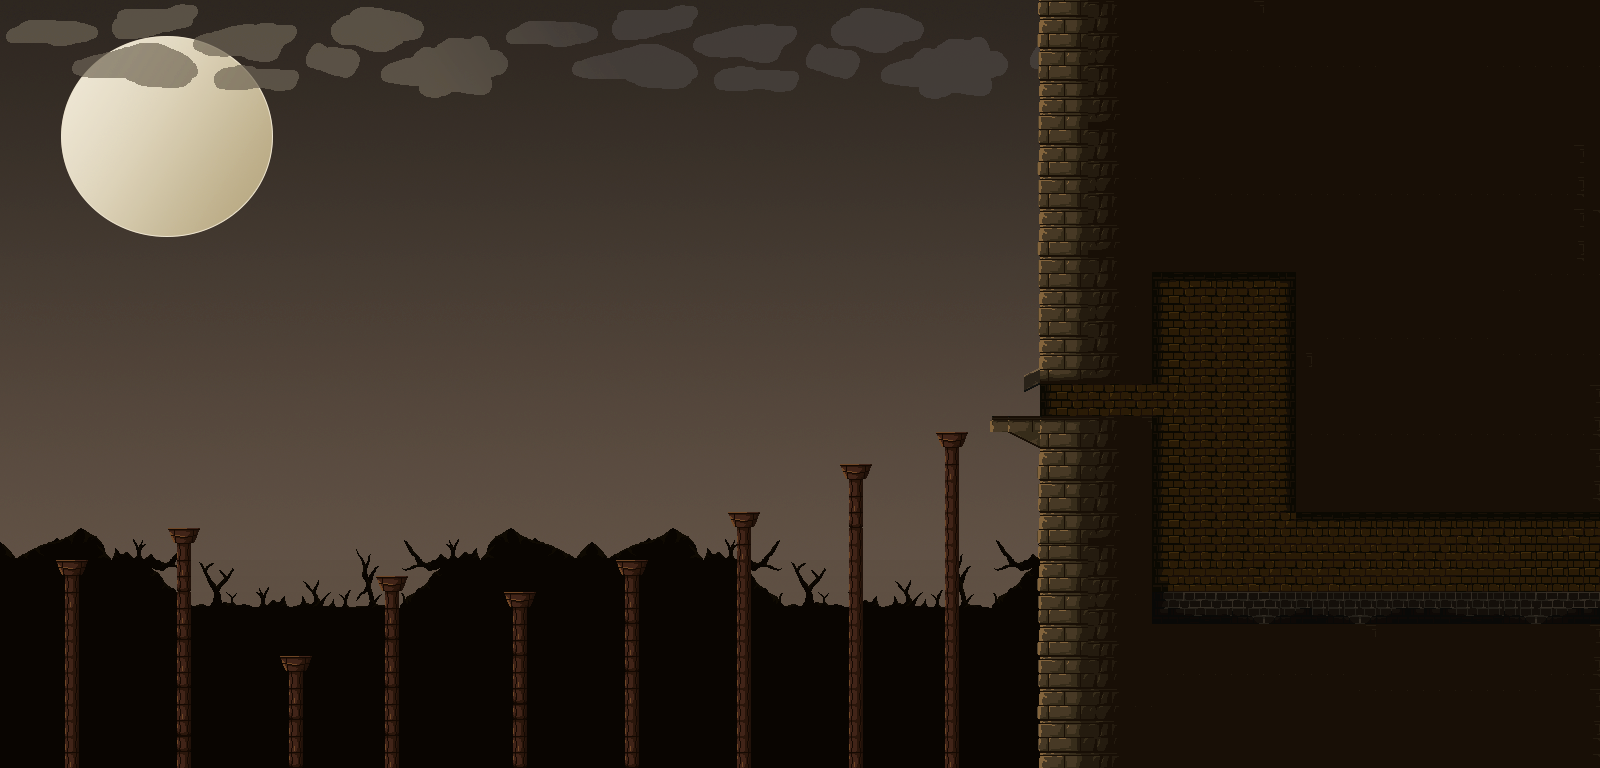

This game map was drawn from its Tiled (.tmx) file and the tilesets committed beside it. A one-line description and the trimmed map source follow:
An orthogonal 100x48 tile map with 16x16 px tiles, 3 tile layers (BG, Parallas, Main), 5 tilesets and 38 objects (26x WALL, 10x COIN, DEATH, WIN).

<map version="1.0" orientation="orthogonal" renderorder="right-down" width="100" height="48" tilewidth="16" tileheight="16" nextobjectid="43">
 <tileset firstgid="1" name="castle_env" tilewidth="16" tileheight="16" tilecount="2560" columns="64">
  <image source="../Assets/DarkForest1.1/castle_env.png" width="1024" height="640" />
 </tileset>
 <tileset firstgid="2561" name="env_ground" tilewidth="16" tileheight="16" tilecount="900" columns="30">
  <image source="../Assets/DarkForest1.1/env_ground.png" width="480" height="480" />
 </tileset>
 <tileset firstgid="3461" name="env_mon" tilewidth="16" tileheight="16" tilecount="900" columns="30">
  <image source="../Assets/DarkForest1.1/env_mon.png" width="480" height="480" />
 </tileset>
 <tileset firstgid="4361" name="main_background" tilewidth="16" tileheight="16" tilecount="2304" columns="64">
  <image source="../Assets/DarkForest1.1/main_background.png" width="1024" height="576" />
 </tileset>
 <tileset firstgid="6665" name="top_far_bgrnd" tilewidth="16" tileheight="16" tilecount="2560" columns="40">
  <image source="../Assets/DarkForest1.1/top_far_bgrnd.png" width="640" height="1024" />
  <tile id="172">
   <properties>
    <property name="Draw" type="int" value="0" />
   </properties>
  </tile>
  <tile id="173">
   <properties>
    <property name="Draw" type="int" value="0" />
   </properties>
  </tile>
  <tile id="174">
   <properties>
    <property name="Draw" type="int" value="0" />
   </properties>
  </tile>
  <tile id="175">
   <properties>
    <property name="Draw" type="int" value="0" />
   </properties>
  </tile>
  <tile id="176">
   <properties>
    <property name="Draw" type="int" value="0" />
   </properties>
  </tile>
  <tile id="212">
   <properties>
    <property name="Draw" type="int" value="0" />
   </properties>
  </tile>
  <tile id="213">
   <properties>
    <property name="Draw" type="int" value="0" />
   </properties>
  </tile>
  <tile id="214">
   <properties>
    <property name="Draw" type="int" value="0" />
   </properties>
  </tile>
  <tile id="215">
   <properties>
    <property name="Draw" type="int" value="0" />
   </properties>
  </tile>
  <tile id="216">
   <properties>
    <property name="Draw" type="int" value="0" />
   </properties>
  </tile>
  <tile id="252">
   <properties>
    <property name="Draw" type="int" value="0" />
   </properties>
  </tile>
  <tile id="253">
   <properties>
    <property name="Draw" type="int" value="0" />
   </properties>
  </tile>
  <tile id="254">
   <properties>
    <property name="Draw" type="int" value="0" />
   </properties>
  </tile>
  <tile id="255">
   <properties>
    <property name="Draw" type="int" value="0" />
   </properties>
  </tile>
  <tile id="256">
   <properties>
    <property name="Draw" type="int" value="0" />
   </properties>
  </tile>
 </tileset>
 <layer name="BG" width="100" height="48">
  <properties>
   <property name="Draw" type="int" value="1" />
   <property name="Speed" type="float" value="0" />
  </properties>
  <data>[4800 cells, 4534 non-empty, 2241 distinct tile ids]</data>
 </layer>
 <layer name="Parallas" width="100" height="48">
  <properties>
   <property name="Draw" type="int" value="1" />
   <property name="Speed" type="float" value="0.5" />
  </properties>
  <data>[4800 cells, 1140 non-empty, 175 distinct tile ids]</data>
 </layer>
 <layer name="Main" width="100" height="48">
  <properties>
   <property name="Draw" type="int" value="1" />
   <property name="Speed" type="float" value="1" />
  </properties>
  <data>[4800 cells, 1934 non-empty, 121 distinct tile ids]</data>
 </layer>
 <objectgroup name="Colliders">
  <object id="1" type="WALL" x="56" y="560" width="32" height="19" />
  <object id="3" type="WALL" x="167.75" y="528.5" width="32.25" height="14" />
  <object id="5" type="WALL" x="280.5" y="655.75" width="32" height="20" />
  <object id="6" type="WALL" x="376.75" y="575.75" width="32" height="20" />
  <object id="7" type="WALL" x="503.25" y="595" width="31" height="17" />
  <object id="8" type="WALL" x="614.25" y="560" width="36" height="18" />
  <object id="9" type="WALL" x="726" y="511.75" width="37" height="18" />
  <object id="10" type="WALL" x="839.25" y="463.5" width="35" height="17" />
  <object id="11" type="WALL" x="935.5" y="432" width="32.5" height="16" />
  <object id="12" type="WALL" x="989.667" y="416" width="176.333" height="20" />
  <object id="13" type="WALL" x="1038" y="434" width="121" height="334" />
  <object id="14" type="WALL" x="1038" y="1" width="116.25" height="383" />
  <object id="15" type="WALL" x="1138" y="214" width="172" height="67" />
  <object id="16" type="WALL" x="1290" y="257" width="326" height="260" />
  <object id="17" type="WALL" x="1156" y="591" width="452" height="179" />
  <object id="18" type="WALL" x="63" y="572.5" width="19" height="200" />
  <object id="19" type="WALL" x="176" y="539" width="16" height="231" />
  <object id="20" type="WALL" x="287" y="669" width="18" height="104" />
  <object id="21" type="WALL" x="384" y="590" width="17" height="180" />
  <object id="22" type="WALL" x="513" y="606" width="15" height="167" />
  <object id="23" type="WALL" x="622" y="577" width="19" height="192" />
  <object id="24" type="WALL" x="736" y="528" width="17" height="247" />
  <object id="25" type="WALL" x="849" y="477" width="17" height="297" />
  <object id="26" type="WALL" x="942" y="442" width="19" height="336" />
  <object id="27" type="WALL" x="1024" y="369.333" width="15" height="23.3333" />
  <object id="29" type="DEATH" x="-80" y="805.333" width="1142.67" height="116" />
  <object id="31" type="WALL" x="-234.667" y="-41.3333" width="238.667" height="860" />
  <object id="32" type="WIN" x="1340" y="513.333" width="36" height="102.667" />
  <object id="33" type="COIN" x="163" y="485" width="23" height="19" />
  <object id="34" type="COIN" x="281" y="614" width="22" height="22" />
  <object id="35" type="COIN" x="502" y="539" width="23" height="20" />
  <object id="36" type="COIN" x="670" y="467" width="26" height="24" />
  <object id="37" type="COIN" x="830" y="409" width="21" height="24" />
  <object id="38" type="COIN" x="996" y="392" width="17" height="14" />
  <object id="39" type="COIN" x="1221" y="312" width="21" height="18" />
  <object id="40" type="COIN" x="1224" y="531" width="22" height="22" />
  <object id="41" type="COIN" x="55" y="517" width="24" height="20" />
  <object id="42" type="COIN" x="381" y="533" width="22" height="23" />
 </objectgroup>
</map>
